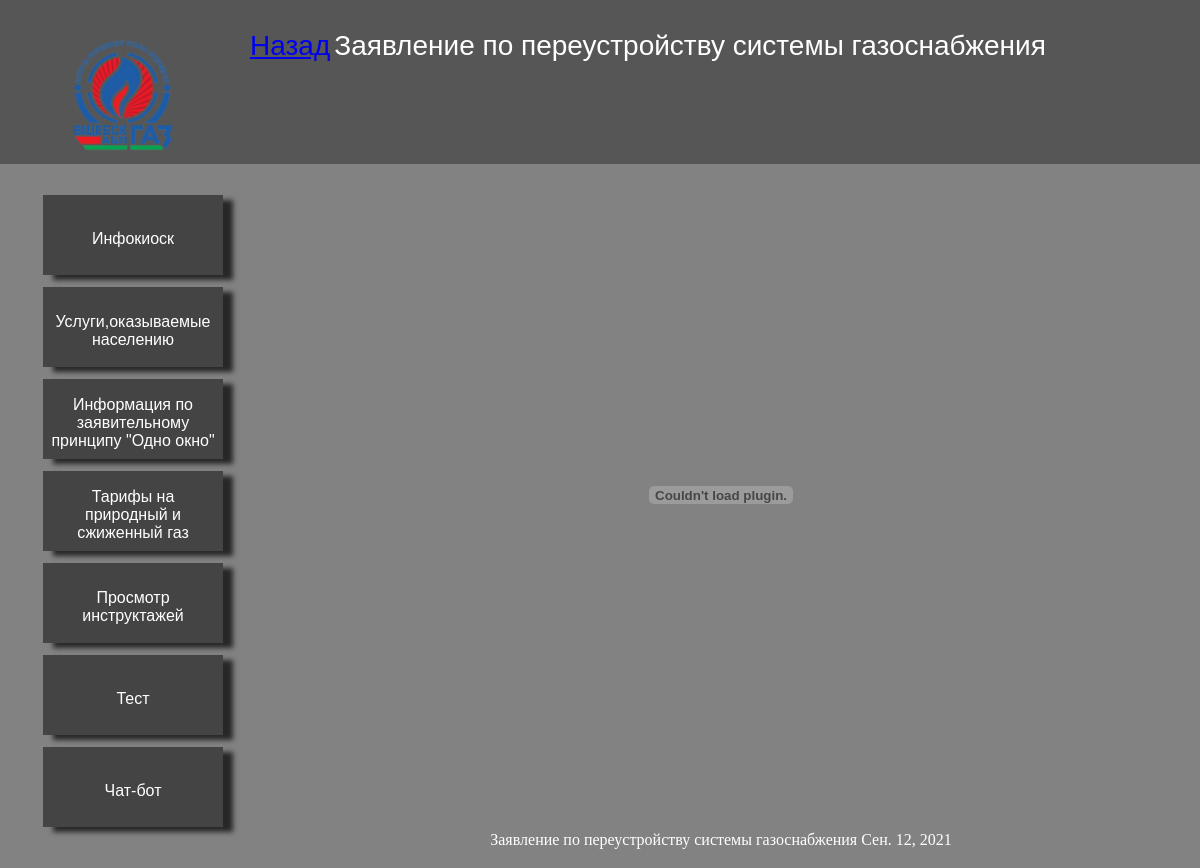
Screenshot of /onewindow/Forms/Statement_for_the_reconstruction_of_the_gas_supply_system with the database file from the repository.
### main/models.py (models this page shows, shortened)
class Statement_for_the_reconstruction_of_the_gas_supply_system(models.Model):
    title = models.CharField(max_length=150)
    Statement_for_the_reconstruction_of_the_gas_supply_system_doc = models.FileField(upload_to='Forms/')
    times = models.DateField()

### main/views.py (the view)
# urls.py: path('onewindow/Forms/Statement_for_the_reconstruction_of_the_gas_supply_system', views.Statement_for_the_reconstruction_of_the_gas_supply_system_home, name='Statement_for_the_reconstruction_of_the_ga
def Statement_for_the_reconstruction_of_the_gas_supply_system_home(request):
    data = Statement_for_the_reconstruction_of_the_gas_supply_system.objects.all()
    return render(request,'main/statements/Statement_for_the_reconstruction_of_the_gas_supply_system.html', {'data': data})

### main/templates/main/statements/Statement_for_the_reconstruction_of_the_gas_supply_system.html (shortened to what this page needs)
{%extends 'main/Shell.html'%}
{%block topbar%}
<div class="topbar">
    <table>
        <tr>
            <td height="20vh"><a class="back" href="{%url 'Forms'%}">Назад</a></td>
            <td><a class="toptext">Заявление по переустройству системы газоснабжения</a></td>
        </tr>
    </table>
</div>
{%endblock%}
{%block body%}
{%for el in data%}
<center>
        <div class="botton_color">
                <embed class="docs_view" src="{{ el.Statement_for_the_reconstruction_of_the_gas_supply_system_doc.url }}" >
                <p href="{{ el.Statement_for_the_reconstruction_of_the_gas_supply_system}}" class="cool_text">{{ el.title }} {{el.times}}</p>
        </div>
</center>
{%endfor%}
{%endblock%}

### main/static/main/css/Shell.css (style rules this page uses)
.main { margin: 0; background: #828282; }
.back { height: 15vh; }
.topbar { height: 19vh; background-color: #565656; text-align: center; margin: 0; padding-top: 1.5vh; }
.toptext { color: #fff; font-family: Arial, Helvetica, sans-serif; font-size: 3.5vh; margin-left: auto; margin-right: auto; margin-top: 3vh; }
.docs_view { height: 80vh; width: 50vw; padding-top: 1vh; display: block; margin-left: auto; margin-right: auto; }
.cool_text { color: #fff; text-align: center; }

### rows the page displays
Statement_for_the_reconstruction_of_the_gas_supply_system: title "Заявление по переустройству системы газоснабжения", times "Сен. 12, 2021"
